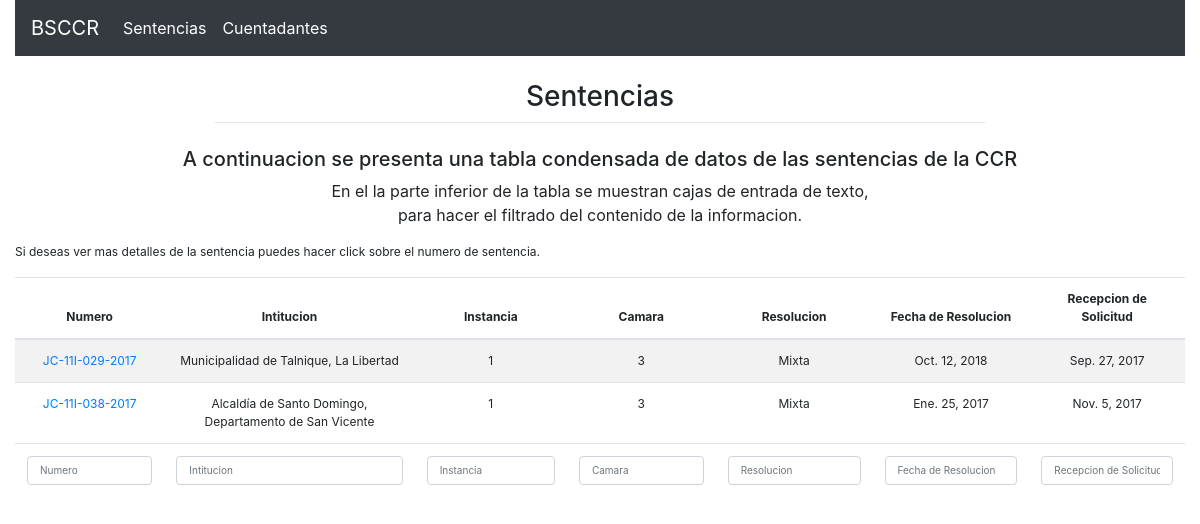
/sentencias/, run on the app's committed database.
### Sentencias/models.py (models this page shows, shortened)
class Sentencia(models.Model):
    ResolucionChoices = [
        (True, 'Favorable'),
        (False, 'Desfavorable'),
        (None, 'Mixta')
    ]
    CamaraChoices = [
        (1,'Primera'),
        (2,'Segunda'),
        (3,'Tercera'),
        (4,'Cuarta'),
        (5,'Quinta'),
        (6,'Sexta'),
        (7,'Septima'),
    ]
    InstanciaChoices= [
        (1,'Primera'),
        (2,'Segunda'),
    ]
    numero = models.CharField(("Numero"), max_length=50,blank=True, null=True)
    instancia = models.IntegerField(("Instancia"),choices=InstanciaChoices)
    camara = models.IntegerField(("Camara"),blank=True, null=True,choices=CamaraChoices)
    institucion = models.CharField(("Institucion"), max_length=200,blank=True, null=True)
    fecha_resolucion = models.DateField(("Fecha de Resolucion"), auto_now=False, auto_now_add=False,blank=True, null=True)
    fecha_recepcion = models.DateField(("Fecha de Recepcion de Solicitud"), auto_now=False, auto_now_add=False,blank=True, null=True)
    resolucion = models.BooleanField(("Resolucion"),choices=ResolucionChoices,blank=True, null=True)
    resumen = models.TextField(("Resumen"),blank=True, null=True)
    pdf = models.FileField(("Archivo"), upload_to='PDF_sentencias/', max_length=100,blank=True, null=True)
    class Meta:
        verbose_name = ("sentencia")
        verbose_name_plural = ("sentencias")

### Sentencias/views.py (the view)
# urls.py: path('sentencias/', SentenciaList.as_view(), name='sentencias'),
class SentenciaList(ListView):
    model = Sentencia
    context_object_name = 'sentencias'
    template_name='Sentencias/sentencia_lista.html'
    def get_queryset(self):
        numero = self.request.GET.get('numero')
        if numero:
            sentencias = Sentencia.objects.filter(numero__icontains=numero)
            return sentencias
        return Sentencia.objects.all()

### templates/Sentencias/sentencia_lista.html (shortened to what this page needs)
{% extends 'base.html' %}
{% block tituloForm %}
  Sentencias
{% endblock tituloForm %}
{% block contenido %}
<h5 style="text-align: center;">A continuacion se presenta una tabla condensada de datos de las sentencias de la CCR</h5>
<div class="row">
    <div class="col-xs-3 col-sm-3 col-md-3 col-lg-3">
    </div>
    <div class="col-xs-6 col-sm-6 col-md-6 col-lg-6">
        <p style="text-align: center;">En el la parte inferior de la tabla se
            muestran cajas de entrada de texto, para hacer el filtrado del
            contenido de la informacion.</p>
    </div>
    <div class="col-xs-3 col-sm-3 col-md-3 col-lg-3">
    </div>
</div>
<p style="font-size: 12px;">Si deseas ver mas detalles de la sentencia puedes hacer click sobre el numero de sentencia.</p>
<div class="table-responsive">
    <table id="tabla" class="table table-condensed table-striped table-inverse table-responsive"  style="font-size: 12px; text-align: center;">
        <thead class="thead-inverse">
            <tr>
                <th>Numero</th>
                <th>Intitucion</th>
                <th>Instancia</th>
                <th>Camara</th>
                <th>Resolucion</th>
                <th>Fecha de Resolucion</th>
                <th>Recepcion de Solicitud</th>
            </tr>
            </thead>
            <tbody>
            {% for sentencia in sentencias %}
                <tr>
                    <td scope="row"><a href="{% url 'sentencia_detail' sentencia.pk %}">{{sentencia.numero}}</a></td>
                    <td>{{sentencia.institucion}}</td>
                    <td>{{sentencia.instancia}}</td>
                    <td>{{sentencia.camara}}</td>
                    <td>
                    {% if sentencia.resolucion is None %}
                        Mixta
                    {% else %}
                        {% if sentencia.resolucion %}
                            Favorable
                        {% else %}
                            Desfavorable
                        {% endif %}
                    {% endif %}
                        </td>
                    <td>{{sentencia.fecha_resolucion}}</td>
                    <td>{{sentencia.fecha_recepcion}}</td>
                </tr>
            {% endfor %}
            </tbody>
            <tfoot>
                <tr>
                    <th>Numero</th>
                    <th>Intitucion</th>
                    <th>Instancia</th>
                    <th>Camara</th>
                    <th>Resolucion</th>
                    <th>Fecha de Resolucion</th>
                    <th>Recepcion de Solicitud</th>
                </tr>
            </tfoot>
    </table>
</div>
{% endblock contenido %}

### data on the page
Sentencia: numero "JC-11I-029-2017", institucion "Municipalidad de Talnique, La Libertad", instancia "1", camara "3", shows "Mixta", fecha_resolucion "Oct. 12, 2018", fecha_recepcion "Sep. 27, 2017"
Sentencia: numero "JC-11I-038-2017", institucion "Alcaldía de Santo Domingo, Departamento de San Vicente", instancia "1", camara "3", shows "Mixta", fecha_resolucion "Ene. 25, 2017", fecha_recepcion "Nov. 5, 2017"
